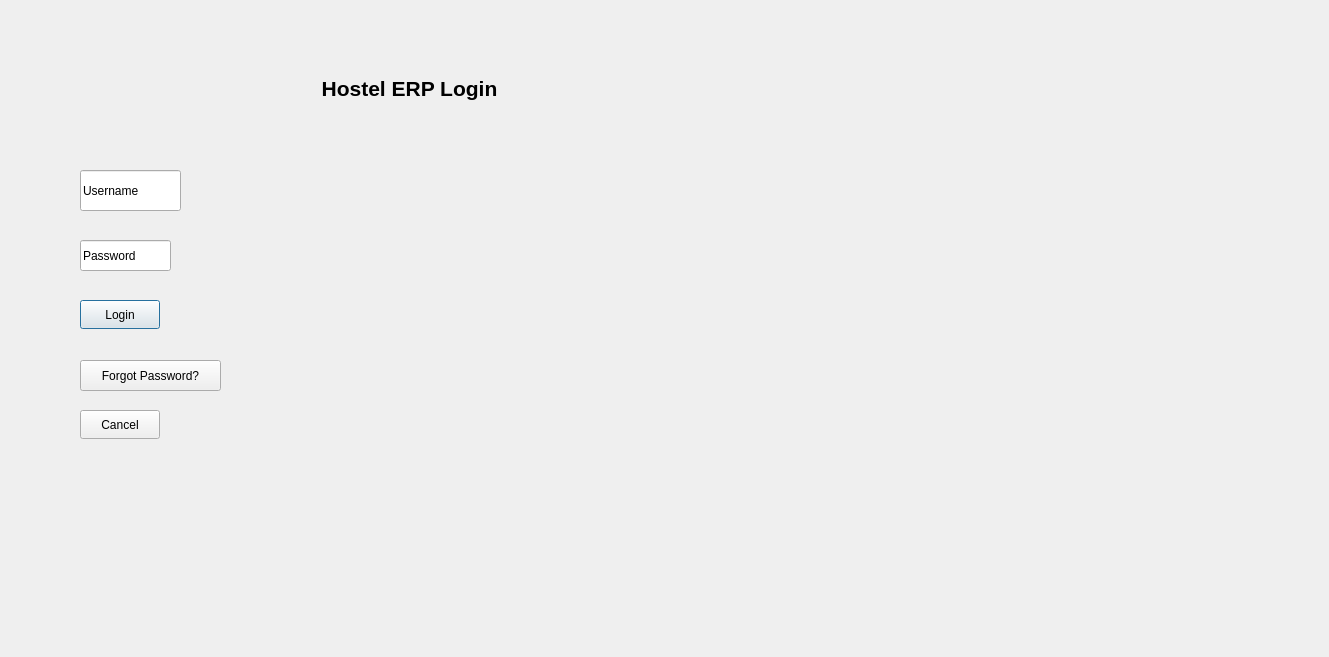
<?xml version="1.0" encoding="UTF-8"?>
<ui version="4.0">
 <class>LoginDialog</class>
 <widget class="QDialog" name="LoginDialog">
  <property name="geometry">
   <rect>
    <x>0</x>
    <y>0</y>
    <width>1329</width>
    <height>657</height>
   </rect>
  </property>
  <property name="windowTitle">
   <string>Dialog</string>
  </property>
  <widget class="QLineEdit" name="lineEditUsername">
   <property name="geometry">
    <rect>
     <x>80</x>
     <y>170</y>
     <width>101</width>
     <height>41</height>
    </rect>
   </property>
   <property name="text">
    <string>Username</string>
   </property>
  </widget>
  <widget class="QPushButton" name="pushButtonLogin">
   <property name="geometry">
    <rect>
     <x>80</x>
     <y>300</y>
     <width>80</width>
     <height>29</height>
    </rect>
   </property>
   <property name="text">
    <string>Login</string>
   </property>
  </widget>
  <widget class="QPushButton" name="pushButtonCancel">
   <property name="geometry">
    <rect>
     <x>80</x>
     <y>410</y>
     <width>80</width>
     <height>29</height>
    </rect>
   </property>
   <property name="text">
    <string>Cancel</string>
   </property>
  </widget>
  <widget class="QLineEdit" name="lineEditPassword">
   <property name="geometry">
    <rect>
     <x>80</x>
     <y>240</y>
     <width>91</width>
     <height>31</height>
    </rect>
   </property>
   <property name="text">
    <string>Password</string>
   </property>
  </widget>
  <widget class="QLabel" name="label">
   <property name="geometry">
    <rect>
     <x>300</x>
     <y>70</y>
     <width>219</width>
     <height>36</height>
    </rect>
   </property>
   <property name="font">
    <font>
     <pointsize>16</pointsize>
     <bold>true</bold>
    </font>
   </property>
   <property name="text">
    <string>Hostel ERP Login</string>
   </property>
   <property name="alignment">
    <set>Qt::AlignmentFlag::AlignCenter</set>
   </property>
  </widget>
  <widget class="QPushButton" name="pushButtonForgot">
   <property name="geometry">
    <rect>
     <x>80</x>
     <y>360</y>
     <width>141</width>
     <height>31</height>
    </rect>
   </property>
   <property name="text">
    <string>Forgot Password?</string>
   </property>
  </widget>
 </widget>
 <resources/>
 <connections/>
</ui>
